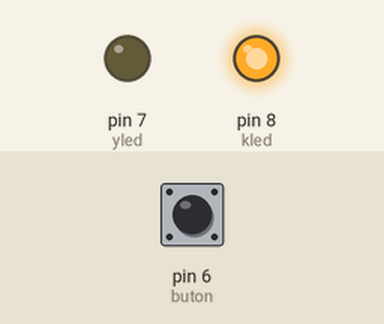
A sketch run on a simulated Arduino Uno, built with avr-gcc and run on an emulated ATmega328P. Parts: output pins drawn as LEDs (lit = HIGH). The test bench sets the inputs (shaded band); at power-on: pin 6 (buton) LOW.

Above: at 1.2 s.
1.3 s: pin 6 (buton) pulled HIGH for 0.15 s
At 2.1 s:
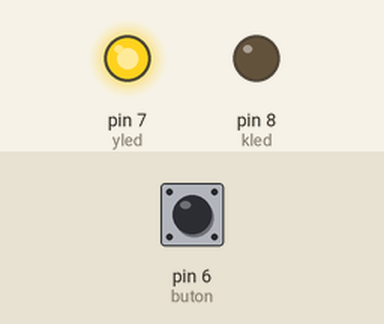
Timing chart, 0 to 4.3 s (numbered marks = the images above; inputs shaded):
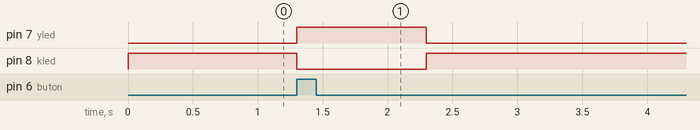

Measured:
- after the input at 1.3 s, pin 7 (yled): LOW → HIGH at once, → LOW 1.0 s later; pin 8 (kled): HIGH → LOW at once, → HIGH 1.0 s later

The sketch:

index.ino
```cpp
int kled=8;
int yled=7;
int buton=6;
int deger=0;
void setup()
{
  pinMode(kled,OUTPUT);
  pinMode(yled,OUTPUT);
  pinMode(buton,INPUT);
}
void loop()
{
  deger=digitalRead(buton);
  if (deger==HIGH)
  {digitalWrite(yled,HIGH);
   digitalWrite(kled,LOW);
   delay(1000);
   digitalWrite(yled,LOW);
   digitalWrite(kled,HIGH);
   delay(5000);
  }
  else
  {
    digitalWrite(yled,LOW);
   digitalWrite(kled,HIGH);
  }

}
```
